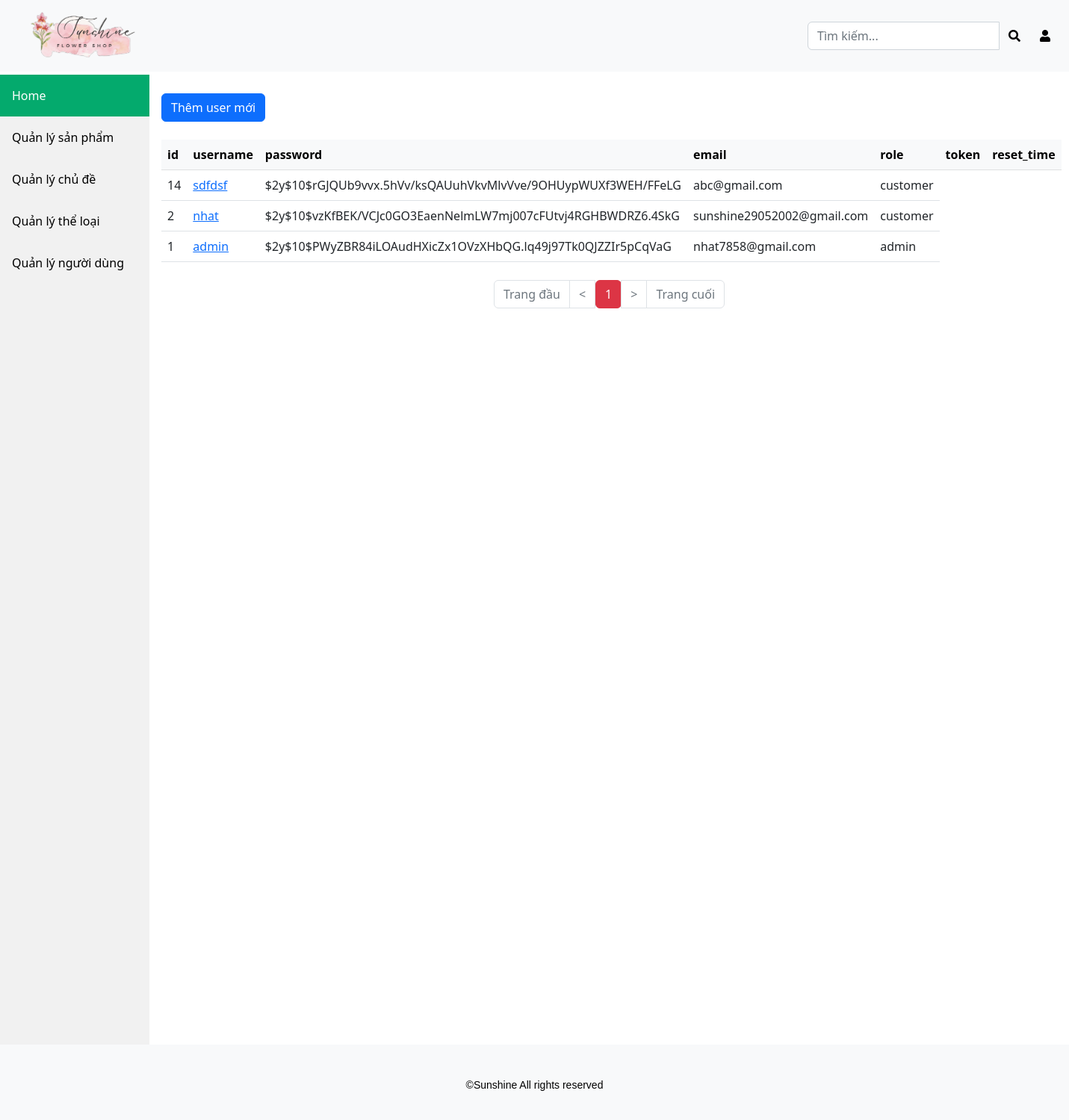
/admin/user-manager.php (signed in), run on the app's committed database.
### tables this page shows
CREATE TABLE `user` (
  `id` int NOT NULL,
  `username` varchar(255) NOT NULL,
  `password` varchar(255) NOT NULL,
  `email` varchar(255) NOT NULL,
  `role` varchar(255) DEFAULT NULL,
  `token` varchar(255) DEFAULT NULL,
  `reset_time` datetime DEFAULT NULL
);

### class/User.php (called while the page is built, shortened)
<?php
class User
{
    public static function getAll($pdo)
    {
        $sql = "SELECT * FROM user";
        $stmt = $pdo->prepare($sql);
        if ($stmt->execute()) {
            $stmt->setFetchMode(PDO::FETCH_CLASS, 'user');
            return $stmt->fetchAll();
        }
    }
    public static function getPage($pdo, $limit, $offset)
    {
        $sql = "SELECT * FROM user ORDER BY id DESC LIMIT :limit OFFSET :offset";
        $stmt = $pdo->prepare($sql);
        $stmt->bindValue(':limit', $limit, PDO::PARAM_INT);
        $stmt->bindValue(':offset', $offset, PDO::PARAM_INT);
        if ($stmt->execute()) {
            $stmt->setFetchMode(PDO::FETCH_CLASS, 'user');
            return $stmt->fetchAll();
        }
    }
}

### admin/user-manager.php (the view, shortened to what this page needs)
<?php
require '../class/Database.php';
require '../class/User.php';
$db = new Database(DB_HOST, DB_NAME, DB_USER, DB_PASS);
$pdo = $db->getConn();
$user_per_page = 10;
$page = $_GET['page'] ?? 1;
$max = ceil(count(User::getAll($pdo)) / $user_per_page);
if ($page >= 1 && $page <= $max) {
    $limit = $user_per_page;
    $offset = ($page - 1) * $user_per_page;
} else {
    if ($page < 1) {
        header('Location: user-manager.php?page=1');
    } else {
        header('Location: user-manager.php?page=' . $max);
    }
}
$data = User::getPage($pdo, $limit, $offset);
?>
<?php require 'inc/header.php'; ?>
<div class="content">
    <div class="d-flex mt-4">
        <a class="btn btn-primary" href="new-user.php">Thêm user mới</a>
    </div>
    <table class="table mt-4">
        <thead class="table-light">
            <tr style="font-weight: bold;">
                <?php foreach ($data[0] as $key => $value) : ?>
                    <td><?= $key ?></td>
                <?php endforeach; ?>
            </tr>
        </thead>
        <tbody>
            <?php foreach ($data as $user) : ?>
                <tr>
                    <td><?= $user->id ?></td>
                    <td><a href="user.php?id=<?= $user->id ?>"><?= $user->username ?></a></td>
                    <td><?= $user->password ?></td>
                    <td><?= $user->email ?></td>
                    <td><?= $user->role ?></td>
                </tr>
            <?php endforeach; ?>
        </tbody>
    </table>
    <?php
    $max_display = 5;
    $start_page = max($page - floor($max_display / 2), 1);
    $end_page = min($start_page + $max_display - 1, $max);
    ?>
    <div class="d-flex justify-content-center mt-4">
        <nav aria-label="Page navigation">
            <ul class="pagination">
                <li class="page-item <?= ($page == 1) ? 'disabled' : '' ?>">
                    <a class="page-link" href="user-manager.php?page=1" aria-label="First">
                        <span aria-hidden="true">Trang đầu</span>
                    </a>
                </li>
                <li class="page-item <?= ($page == 1) ? 'disabled' : '' ?>">
                    <a class="page-link" href="user-manager.php?page=<?= $page - 1 ?>" aria-label="Previous">
                        <span aria-hidden="true">&lt;</span>
                    </a>
                </li>
                <?php for ($i = $start_page; $i <= $end_page; $i++) : ?>
                    <?php if ($i == $page) : ?>
                        <li class="page-item active"><a class="btn btn-danger" href="user-manager.php?page=<?= $i ?>"><?= $i ?></a></li>
                    <?php else : ?>
                        <li class="page-item"><a class="page-link" href="user-manager.php?page=<?= $i ?>"><?= $i ?></a></li>
                    <?php endif ?>
                <?php endfor ?>
                <li class="page-item <?= ($page == $max) ? 'disabled' : '' ?>">
                    <a class="page-link" href="user-manager.php?page=<?= $page + 1 ?>" aria-label="Next">
                        <span aria-hidden="true">&gt;</span>
                    </a>
                </li>
                <li class="page-item <?= ($page == $max) ? 'disabled' : '' ?>">
                    <a class="page-link" href="user-manager.php?page=<?= $max ?>" aria-label="Last">
                        <span aria-hidden="true">Trang cuối</span>
                    </a>
                </li>
            </ul>
        </nav>
    </div>
</div>
<?php require 'inc/footer.php'; ?>

### admin/inc/header.php (shortened to what this page needs)
<!DOCTYPE html>
<html lang="en">
<head>
    <link href="https://cdn.jsdelivr.net/npm/bootstrap@5.2.3/dist/css/bootstrap.min.css" rel="stylesheet">
    <link rel="stylesheet" href="https://cdnjs.cloudflare.com/ajax/libs/font-awesome/5.15.3/css/all.min.css" />
</head>
<body>
    <nav class="navbar navbar-expand-lg navbar-light bg-light fixed-top">
        <div class="container-fluid" style="height: 80px;">
            <a class="navbar-brand" href="index.php"><img src="../img/logo.png" style="width: 200px;" /></a>
            <div class="collapse navbar-collapse" id="navbarNav">
                <div class="ms-auto d-flex">
                    <div class="input-group">
                        <input type="text" id="search_query" class="form-control" placeholder="Tìm kiếm...">
                        <div class="input-group-prepend">
                            <button id="search_button" class="btn btn-link" type="button"><i class="fas fa-search" style="color: black"></i></button>
                        </div>
                    </div>
                    <div class="dropdown">
                        <a class="btn btn-link position-relative" href="#" id="userDropdown" role="button" data-bs-toggle="dropdown" aria-haspopup="true" aria-expanded="false">
                            <i class="fas fa-user" style="color: black;"></i>
                        </a>
                    </div>
                </div>
            </div>
        </div>
    </nav>
    <div class="sidebar">
        <a class="active" href="index.php">Home</a>
        <a href="product-manager.php">Quản lý sản phẩm</a>
        <a href="topic-manager.php">Quản lý chủ đề</a>
        <a href="category-manager.php">Quản lý thể loại</a>
        <a href="user-manager.php">Quản lý người dùng</a>
    </div>

### admin/inc/footer.php (shortened to what this page needs)
</body>
<footer class="bg-light">
    <div class="d-flex justify-content-center mt-4">
        <p>©Sunshine All rights reserved</h2>
    </div>
</footer>
</html>

### admin/inc/header.php (style rules this page uses)
body { position: relative; min-height: 100vh; padding-top: 100px; padding-bottom: 400px; }
footer { color: black; font-family: Arial, sans-serif; font-size: 14px; padding: 20px; position: absolute; bottom: 0; width: 100%; }
ul li a { color: white; text-decoration: none; }
.sidebar { margin: 0; padding: 0; width: 200px; background-color: #f1f1f1; position: fixed; height: 100%; overflow: auto; }
.sidebar a { display: block; color: black; padding: 16px; text-decoration: none; }
.sidebar a.active { background-color: #04AA6D; color: white; }
div.content { margin-left: 200px; padding: 1px 16px; height: 1000px; }

### data on the page
user: id "14", username "sdfdsf", password "$2y$10$rGJQUb9vvx.5hVv/ksQAUuhVkvMlvVve/9OHUypWUXf3WEH/FFeLG", email "abc@gmail.com", role "customer"
user: id "2", username "nhat", password "$2y$10$vzKfBEK/VCJc0GO3EaenNelmLW7mj007cFUtvj4RGHBWDRZ6.4SkG", email "sunshine29052002@gmail.com", role "customer"
user: id "1", username "admin", password "$2y$10$PWyZBR84iLOAudHXicZx1OVzXHbQG.lq49j97Tk0QJZZIr5pCqVaG", email "nhat7858@gmail.com", role "admin"

### other printed values
$key "id"
$key "username"
$key "password"
$key "email"
$key "role"
$key "token"
$key "reset_time"
